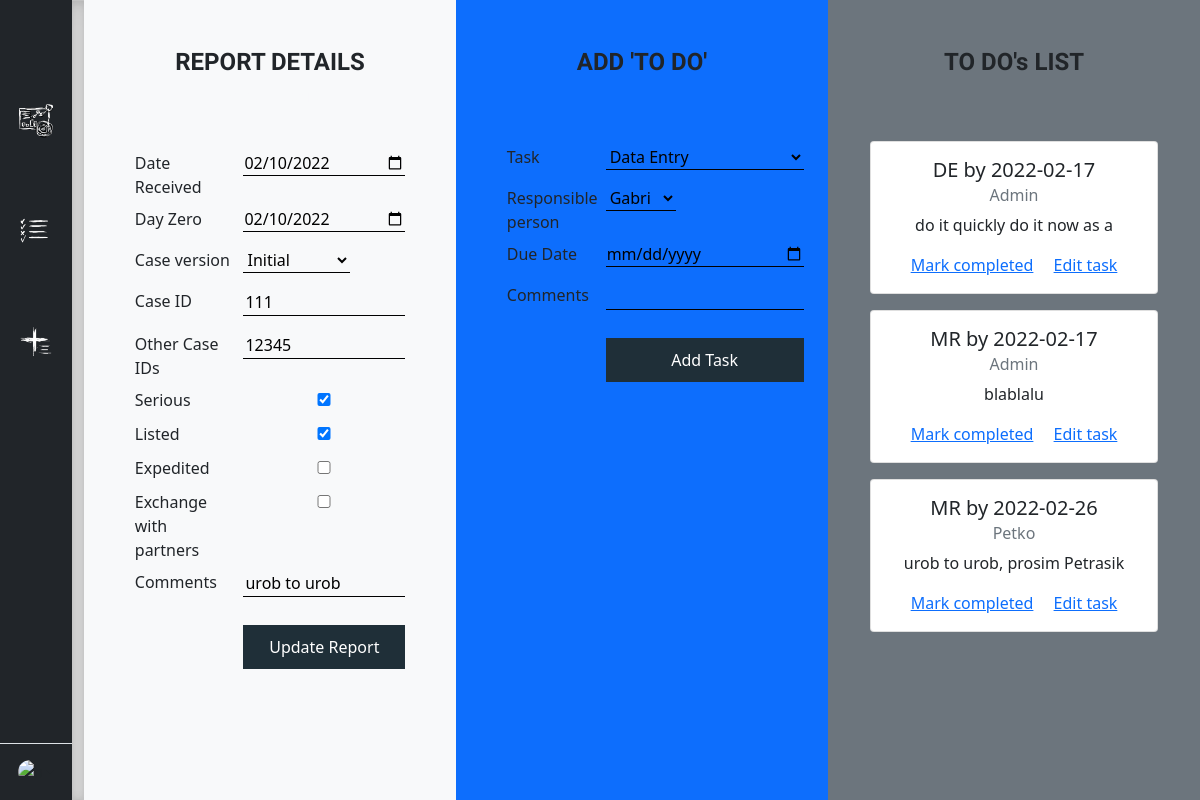
Screenshot of /report/1 (signed in) with the database file from the repository.
### main.py (models this page shows)
class Report(UserMixin, db.Model):
    __tablename__ = "report"
    id = db.Column(db.Integer, primary_key=True, nullable=False)
    date_received = db.Column(db.Date, nullable=True)
    day_zero = db.Column(db.Date, nullable=True)
    case_id = db.Column(db.String(250), nullable=True)
    case_version = db.Column(db.String(250), nullable=True)
    other_case_id = db.Column(db.String(250), nullable=True)
    serious = db.Column(db.String(250), nullable=True)
    listed = db.Column(db.String(250), nullable=True)
    expedited = db.Column(db.Boolean, nullable=True)
    exchange = db.Column(db.Boolean, nullable=True)
    comments = db.Column(db.String(500), nullable=True)
    report_tasks = db.relationship("Task", backref="report")

class Task(UserMixin, db.Model):
    __tablename__ = "task"
    id = db.Column(db.Integer, primary_key=True, nullable=False)
    taskowner_id = db.Column(db.Integer, db.ForeignKey("user.id"))
    report_id = db.Column(db.Integer, db.ForeignKey("report.id"))
    task_name = db.Column(db.String(500), nullable=True)
    due_date = db.Column(db.Date, nullable=True)
    completed = db.Column(db.Boolean(), nullable=True)
    comments = db.Column(db.String(500), nullable=True)

class User(UserMixin, db.Model):
    __tablename__ = "user"
    id = db.Column(db.Integer, primary_key=True)
    username = db.Column(db.String(250), unique=True, nullable=False)
    password = db.Column(db.String(500), nullable=False)
    email = db.Column(db.String(250), unique=True, nullable=False)
    user_tasks = db.relationship("Task", backref='taskowner')

### main.py (the view, shortened to what this page needs)
@app.route("/report/<id>", methods=["GET", "POST"])
@login_required
def report(id):
    report = Report.query.filter_by(id=id).first()
    report_details_form = ReportForm(date_received=report.date_received, day_zero=report.day_zero,
                                     case_id=report.case_id, case_version=report.case_version,
                                     other_case_id=report.other_case_id, serious=report.serious,
                                     listed=report.listed, expedited=report.expedited,
                                     exchange=report.exchange, comments=report.comments)
    report_details_form.submit.label.text = 'Update Report'
    report_task_form = AddTaskForm()
    user_list = User.query.all()
    user_choices = [(user.id, user.username) for user in user_list]
    report_task_form.task_owner.choices = user_choices
    report_tasks = Task.query.filter_by(report_id=id).all()
    if request.method == "GET":
        return render_template("report.html", form=report_details_form,
                               new_task=report_task_form,
                               report_tasks=report_tasks,
                               report_id=id)
    return redirect(f"/report/{report.id}")

### forms.py
class ReportForm(FlaskForm):
    date_received = DateField("Date Received", validators=[DataRequired()])
    day_zero = DateField("Day Zero", validators=[DataRequired()])
    case_id = StringField("Case ID")
    case_version = SelectField("Case version", choices=[("INI", "Initial"), ("FU1", "Follow-up 1"),
                                                        ("FU2", "Follow-up 2"), ("FU3", "Follow-up 3"),
                                                        ("FU4", "Follow-up 4"), ("FU5", "Follow-up 5"),
                                                        ("FU6", "Follow-up 6"), ("FU7", "Follow-up 7")])
    other_case_id = StringField("Other Case IDs")
    serious = BooleanField("Serious")
    listed = BooleanField("Listed")
    expedited = BooleanField("Expedited")
    exchange = BooleanField("Exchange with partners")
    comments = StringField("Comments")
    submit = SubmitField("Add Report")

class AddTaskForm(FlaskForm):
    task_owner = SelectField("Responsible person", validators=[DataRequired()])
    task_name = SelectField("Task", choices=[("DE", "Data Entry"), ("QC", "Quality Check"),
                                             ("MR", "Medical Review"), ("Exp", "Submission to RA"),
                                             ("Exc", "Exchange with Partners"), ("FIN", "Case Finalization")])
    due_date = DateField("Due Date", validators=[DataRequired()])
    comments = StringField("Comments")
    submit = SubmitField("Add Task")

### main.py (called while the page is built)
@login_manager.user_loader
def load_user(user_id):
    return User.query.get(int(user_id))

### templates/report.html (shortened to what this page needs)
<!DOCTYPE html>
<html lang="en">
<head>
    <link href="https://cdn.jsdelivr.net/npm/bootstrap@5.1.3/dist/css/bootstrap.min.css" rel="stylesheet">
    <link rel="stylesheet" href="/static/css/dashboard_style.css">
</head>
<body>
    <main>
    <div class="d-flex flex-column flex-shrink-0 bg-dark" style="width: 4.5rem">
        <a href="/" class="d-block p-3 link-dark text-decoration-none" title="" data-bs-toggle="tooltip" data-bs-placement="right" data-bs-original-title="Icon-only">
          <svg class="bi" width="40" height="32"><use xlink:href="#bootstrap"></use></svg>
        </a>
        <ul class="nav nav-pills nav-flush flex-column mb-auto text-center">
          <li class="nav-item">
            <a href="{{ url_for('dashboard') }}" class="nav-link py-3" title="Dashboard" data-bs-toggle="tooltip" data-bs-placement="right" data-bs-original-title="Home">
              <img class="bi" width="34" height="34" src="/static/images/dashboard1.png" alt="Dashboard"></img>
            </a>
          </li>
          <li class="nav-item">
            <a href="{{ url_for('task_list') }}" class="nav-link py-3" title="Task List" data-bs-toggle="tooltip" data-bs-placement="right" data-bs-original-title="Task list">
                <img class="bi" width="34" height="34" src="/static/images/task_list.png" alt="Task List"></img>
            </a>
          </li>
          <li class="nav-item">
            <a href="{{ url_for('new_report') }}" class="nav-link py-3" title="New Report" data-bs-toggle="tooltip" data-bs-placement="right" data-bs-original-title="New Report">
                <img class="bi" width="34" height="34" src="/static/images/new_report.png" alt="Add Report"></img>
            </a>
          </li>
        </ul>
        <div class="dropdown border-top">
          <a href="#" class="d-flex align-items-center justify-content-center p-3 link-dark text-decoration-none dropdown-toggle" id="dropdownUser3" data-bs-toggle="dropdown" aria-expanded="false">
            <img src="https://github.com/mdo.png" alt="mdo" width="24" height="24" class="rounded-circle">
          </a>
        </div>
      </div>
      <div class="b-example-divider"></div>
      <div class="container-fluid p-0 report-details">
        <div class="row w-100 h-100 m-0">
            <div class="col-lg-4 col-md-6 col-sm-12 bg-light">
              <div class="delete-report">
              <h2>REPORT DETAILS</h2>
              <a href="{{ url_for('delete_report', report_id=report_id) }}" class="btn btn-outline-light">Delete report</a>
              </div>
                <form class="form form-horizontal center" method="post" role="form">
                  <table class="table table-borderless table-sm">
                  <tr>
                    <td>{{ form.date_received.label }}</td>
                    <td>{{ form.date_received }}</tr></td>
                  <tr>
                    <td>{{ form.day_zero.label }}</td>
                    <td>{{ form.day_zero }}</td>
                  </tr>
                  <tr>
                    <td>{{ form.case_version.label }}</td>
                    <td>{{ form.case_version }}</td>
                  </tr>
                  <tr>
                    <td>{{ form.case_id.label }}</td>
                    <td>{{ form.case_id }}</td>
                  </tr>
                  <tr>
                    <td>{{ form.other_case_id.label }}</td>
                    <td>{{ form.other_case_id }}</td>
                  </tr>
                  <tr>
                    <td>{{ form.serious.label }}</td>
                    <td>{{ form.serious }}</td>
                  </tr>
                  <tr>
                    <td>{{ form.listed.label }}</td>
                    <td>{{ form.listed }}</td>
                  </tr>
                  <tr>
                    <td>{{ form.expedited.label }}</td>
                    <td>{{ form.expedited }}</td>
                  </tr>
                  <tr>
                    <td>{{ form.exchange.label }}</td>
                    <td>{{ form.exchange }}</td>
                  </tr>
                  <tr>
                    <td>{{ form.comments.label }}</td>
                    <td>{{ form.comments }}</td>
                  </tr>
                  <tr>
                    <td></td>
                    <td>{{ form.submit }}</td>
                  </tr>
                </table>
                </form>
            </div>
            <div class="col-lg-4 col-md-6 col-sm-12 bg-primary">
                <h2>ADD 'TO DO'</h2>
                <form class="form form-horizontal center" method="post" role="form">
                  <table class="table table-borderless table-sm">
                    <tr>
                      <td>{{ new_task.task_name.label }}</td>
                      <td>{{ new_task.task_name }}</td>
                    </tr>
                    <tr>
                      <td>{{ new_task.task_owner.label }} </td>
                      <td>{{ new_task.task_owner }}</td>
                    </tr>
                    <tr>
                      <td>{{ new_task.due_date.label }}</td>
                      <td>{{ new_task.due_date }}</td>
                    </tr>
                    <tr>
                      <td>{{ new_task.comments.label }}</td>
                      <td>{{ new_task.comments }}</td>
                    </tr>
                    <tr>
                      <td></td>
                      <td>{{ new_task.submit }}</td>
                    </tr>
                  </table>
                  </form>
            </div>
            <div class="col-lg-4 col-md-12 col-sm-12 bg-secondary">
              <h2>TO DO's LIST</h2>
              {% for task in report_tasks %}
              <div class="card todo-card center" style="width: 18rem;">
                <div class="card-body">
                  <h5 class="card-title">{{ task.task_name }} by {{ task.due_date }}</h5>
                  <h6 class="card-subtitle mb-2 text-muted">{{ task.taskowner.username }}</h6>
                  <p class="card-text">{{ task.comments }}</p>
                  <a href="{{ url_for('complete_task', task_id=task.id) }}" class="card-link">Mark completed</a>
                  <a href="{{ url_for('edit_task', task_id=task.id) }}" class="card-link">Edit task</a>
                </div>
              </div>
              {% endfor %}
          </div>
        </div>
      </div>
    </main>
</body>
</html>

### static/css/dashboard_style.css (style rules this page uses)
body { min-height: 100vh; min-height: -webkit-fill-available; }
html { height: -webkit-fill-available; }
main { display: flex; flex-wrap: nowrap; height: 100vh; height: -webkit-fill-available; overflow-x: auto; overflow-y: hidden; }
h2 { font-family: 'Spartan', sans-serif; font-weight: 700; font-size: 1.5rem; }
.b-example-divider { flex-shrink: 0; width: 0.75rem; height: 100vh; background-color: rgba(0, 0, 0, .1); border: solid rgba(0, 0, 0, .15); border-width: 1px 0; box-shadow: inset 0 .5em 1.5em rgba(0, 0, 0, .1), inset 0 .125em .5em rgba(0, 0, 0, .15); }
.bi { vertical-align: -.125em; pointer-events: none; fill: #FFF; }
.dropdown-toggle { outline: 0; }
.nav-flush .nav-link { border-radius: 0; }
.nav-item { margin: 20px 0 20px; }
.new-report-page form input, select { margin-bottom: 0.5rem; background: transparent; border: none; border-bottom: 1px solid #000; width: auto !important; }
.report-details form input, select { margin-bottom: 0.5rem; background: transparent; border: none; border-bottom: 1px solid #000; width: 100%; }
.report-details form input[type=submit] { margin-top: 0.75rem; padding: 10px; background: solid; background-color: #1F2F38; color: #FFF; border: solid; border: 1px; }
.todo-card { text-align: center; margin-bottom: 1rem !important; }
.report-details h2 { margin: 3rem auto 4rem auto; text-align: center; }
.delete-report { text-align: center; margin: 2rem auto; }
.delete-report h2 { margin: 3rem auto 0rem auto !important; }
.center { margin: auto; width: 80%; }

### rows the page displays
Report: date_received "02/10/2022", day_zero "02/10/2022", case_version "Initial", case_id "111", other_case_id "12345", serious "☑", listed "☑", comments "urob to urob"
Task: task_name "DE", due_date "2022-02-17", taskowner.username "Admin", comments "do it quickly do it now as a"
Task: task_name "MR", due_date "2022-02-17", taskowner.username "Admin", comments "blablalu"
Task: task_name "MR", due_date "2022-02-26", taskowner.username "Petko", comments "urob to urob, prosim Petrasik"

### other values shown
{{ new_task.task_name.label }} "Task"
{{ new_task.task_owner.label }} "Responsible person"
{{ new_task.due_date.label }} "Due Date"
{{ new_task.comments.label }} "Comments"
